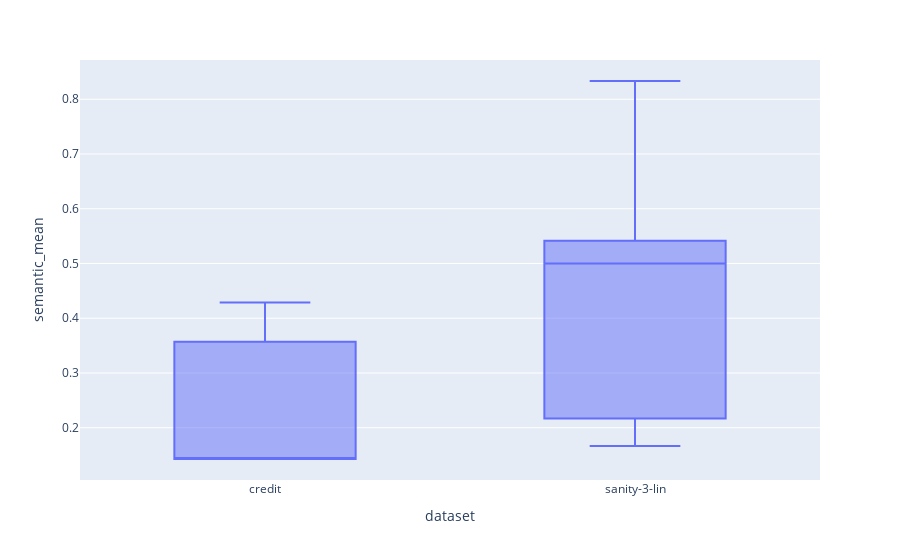

This figure's notebook cell:
### Code cell
import plotly.express as px
df=data
fig = px.box(df,x="dataset", y="semantic_mean")
fig.show()

### Figure 1 — Plotly figure (JSON) as saved in the notebook; plotly's stock layout.template omitted (floating-point values rounded to 4 significant figures)
{"data": [{"alignmentgroup": "True", "hovertemplate": "dataset=%{x}<br>semantic_mean=%{y}<extra></extra>", "legendgroup": "", "marker": {"color": "#636efa"}, "name": "", "notched": false, "offsetgroup": "", "orientation": "v", "showlegend": false, "type": "box", "x": ["credit", "credit", "credit", "sanity-3-lin", "sanity-3-lin", "sanity-3-lin", "sanity-3-lin", "sanity-3-lin", "sanity-3-lin", "sanity-3-lin", "sanity-3-lin", "sanity-3-lin"], "x0": " ", "xaxis": "x", "y": [0.4286, 0.1429, 0.1429, 0.6667, 0.8333, 0.5, 0.5, 0.2333, 0.5, 0.1667, 0.1667, 0.5], "y0": " ", "yaxis": "y"}], "layout": {"boxmode": "group", "legend": {"tracegroupgap": 0}, "margin": {"t": 60}, "xaxis": {"anchor": "y", "domain": [0, 1], "title": {"text": "dataset"}}, "yaxis": {"anchor": "x", "domain": [0, 1], "title": {"text": "semantic_mean"}}}}
